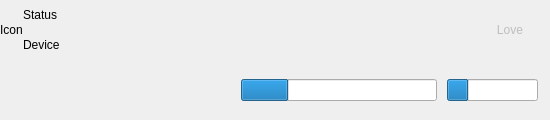
<?xml version="1.0" encoding="UTF-8"?>
<ui version="4.0">
 <class>PlaybackControlsWidget</class>
 <widget class="QFrame" name="PlaybackControlsWidget">
  <property name="geometry">
   <rect>
    <x>0</x>
    <y>0</y>
    <width>550</width>
    <height>120</height>
   </rect>
  </property>
  <property name="windowTitle">
   <string notr="true">Form</string>
  </property>
  <layout class="QVBoxLayout" name="verticalLayout">
   <property name="spacing">
    <number>0</number>
   </property>
   <property name="margin">
    <number>0</number>
   </property>
   <item>
    <widget class="QFrame" name="details">
     <property name="frameShape">
      <enum>QFrame::NoFrame</enum>
     </property>
     <property name="frameShadow">
      <enum>QFrame::Raised</enum>
     </property>
     <layout class="QHBoxLayout" name="horizontalLayout_2" stretch="0,1,0">
      <property name="spacing">
       <number>0</number>
      </property>
      <property name="margin">
       <number>0</number>
      </property>
      <item>
       <widget class="QLabel" name="icon">
        <property name="text">
         <string notr="true">Icon</string>
        </property>
       </widget>
      </item>
      <item>
       <widget class="QFrame" name="statusFrame">
        <property name="frameShape">
         <enum>QFrame::NoFrame</enum>
        </property>
        <property name="frameShadow">
         <enum>QFrame::Raised</enum>
        </property>
        <layout class="QVBoxLayout" name="verticalLayout_2">
         <property name="spacing">
          <number>0</number>
         </property>
         <property name="margin">
          <number>0</number>
         </property>
         <item>
          <widget class="unicorn::Label" name="status">
           <property name="text">
            <string notr="true">Status</string>
           </property>
          </widget>
         </item>
         <item>
          <widget class="unicorn::Label" name="device">
           <property name="text">
            <string notr="true">Device</string>
           </property>
          </widget>
         </item>
        </layout>
       </widget>
      </item>
      <item>
       <widget class="QFrame" name="buttons">
        <property name="frameShape">
         <enum>QFrame::NoFrame</enum>
        </property>
        <property name="frameShadow">
         <enum>QFrame::Raised</enum>
        </property>
        <layout class="QHBoxLayout" name="horizontalLayout">
         <property name="spacing">
          <number>3</number>
         </property>
         <property name="margin">
          <number>0</number>
         </property>
         <item>
          <widget class="QPushButton" name="love">
           <property name="enabled">
            <bool>false</bool>
           </property>
           <property name="sizePolicy">
            <sizepolicy hsizetype="Preferred" vsizetype="Fixed">
             <horstretch>0</horstretch>
             <verstretch>0</verstretch>
            </sizepolicy>
           </property>
           <property name="toolTip">
            <string>Love</string>
           </property>
           <property name="text">
            <string>Love</string>
           </property>
           <property name="checkable">
            <bool>true</bool>
           </property>
           <property name="flat">
            <bool>true</bool>
           </property>
          </widget>
         </item>
        </layout>
       </widget>
      </item>
     </layout>
    </widget>
   </item>
   <item>
    <widget class="QFrame" name="progressFrame">
     <property name="frameShape">
      <enum>QFrame::NoFrame</enum>
     </property>
     <property name="frameShadow">
      <enum>QFrame::Raised</enum>
     </property>
     <layout class="QHBoxLayout" name="horizontalLayout_4" stretch="0,0,1,1,0,0">
      <property name="spacing">
       <number>10</number>
      </property>
      <property name="margin">
       <number>0</number>
      </property>
      <item>
       <widget class="QLabel" name="time">
        <property name="text">
         <string/>
        </property>
       </widget>
      </item>
      <item>
       <widget class="unicorn::Label" name="message">
        <property name="text">
         <string/>
        </property>
        <property name="textFormat">
         <enum>Qt::RichText</enum>
        </property>
       </widget>
      </item>
      <item>
       <widget class="QWidget" name="progressSpacer" native="true"/>
      </item>
      <item>
       <widget class="QProgressBar" name="progress">
        <property name="value">
         <number>24</number>
        </property>
        <property name="visible">
          <bool>false</bool>
        </property>
        <property name="textVisible">
         <bool>false</bool>
        </property>
       </widget>
      </item>
      <item>
       <widget class="QFrame" name="frame">
        <property name="frameShape">
         <enum>QFrame::NoFrame</enum>
        </property>
        <property name="frameShadow">
         <enum>QFrame::Raised</enum>
        </property>
        <layout class="QHBoxLayout" name="horizontalLayout_5">
         <property name="spacing">
          <number>5</number>
         </property>
         <property name="margin">
          <number>0</number>
         </property>
         <item>
          <widget class="QProgressBar" name="scrobbleMeter">
           <property name="value">
            <number>24</number>
           </property>
           <property name="textVisible">
            <bool>false</bool>
           </property>
          </widget>
         </item>
         <item>
          <widget class="QLabel" name="as">
           <property name="text">
            <string/>
           </property>
          </widget>
         </item>
        </layout>
       </widget>
      </item>
     </layout>
    </widget>
   </item>
  </layout>
 </widget>
 <customwidgets>
  <customwidget>
   <class>unicorn::Label</class>
   <extends>QLabel</extends>
   <header>lib/unicorn/widgets/Label.h</header>
  </customwidget>
 </customwidgets>
 <resources/>
 <connections/>
</ui>
